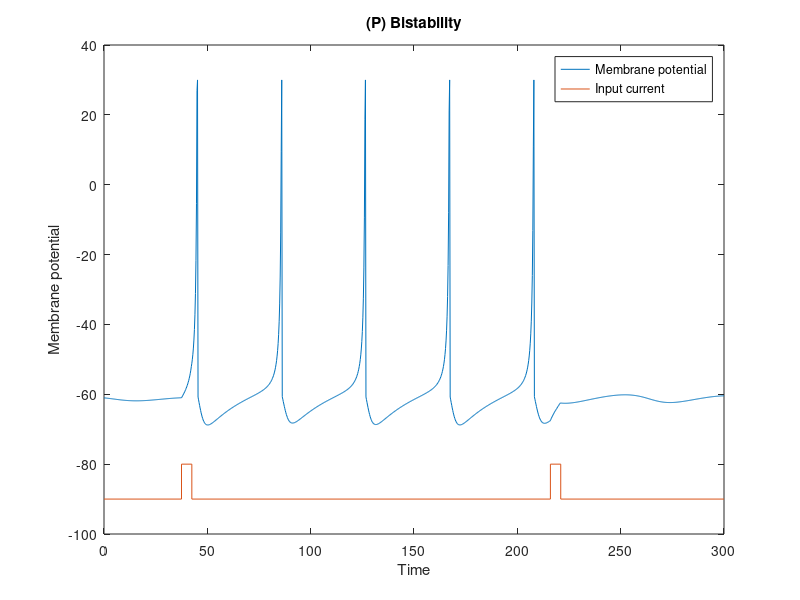
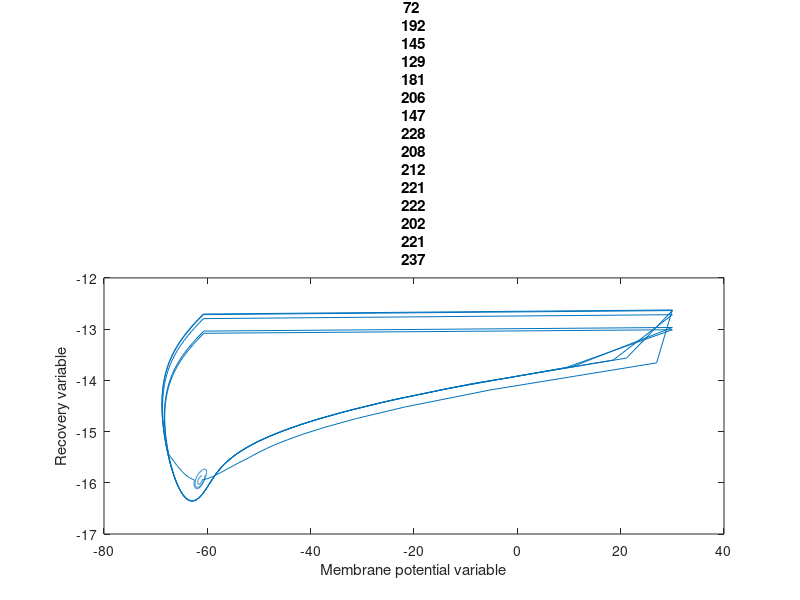

Recreate these plots in MATLAB, in order.
%%%%% (P) Bistability %%%%%
% parameters
a=0.1; b=0.26; c=-60; d=0;
% initial membrane potential
v = -61;
u = b * v;
% length of the plot's x axis
len_x = 300;
% name of the nauro-computational feature (for plots)
name = "(P) Bistability";

inp_span = 5; tau = 0.25; tspan = 0:tau:len_x;
t1=tspan(end)/8; t2=216;
inp_starts = [t1 t2];
idx = 1;
v_array = zeros(size(tspan));
u_array = zeros(size(tspan));

% Implementation of the Izhikevich model directly here (no func called)
for t = tspan
    for i = 1 : length(inp_starts)
        inp_start = inp_starts(i);
        if t > inp_start && t < inp_start + inp_span
            I = 1.24;
            break;
        else
            I = 0.24;
        end
    end
    v = v + tau*(0.04*v^2 + 5*v + 140 - u + I);
    u = u + tau*a*(b*v - u);
    if v >= 30
        v_array(idx) = 30;
        v = c;
        u = u + d;
    else
        v_array(idx) = v;
    end
    u_array(idx) = u;
    idx = idx + 1;
end

% plot
figure()
plot(tspan, v_array, [0 t1 t1 t1+inp_span t1+inp_span t2 t2 t2+inp_span ...
    t2+inp_span max(tspan)], -90+[0 0 10 10 0 0 10 10 0 0]);
title(name)
xlabel("Time")
ylabel("Membrane potential")
legend("Membrane potential", "Input current")

figure()
plot(v_array, u_array)
title(name + " phase portrait")
xlabel("Membrane potential variable")
ylabel("Recovery variable")